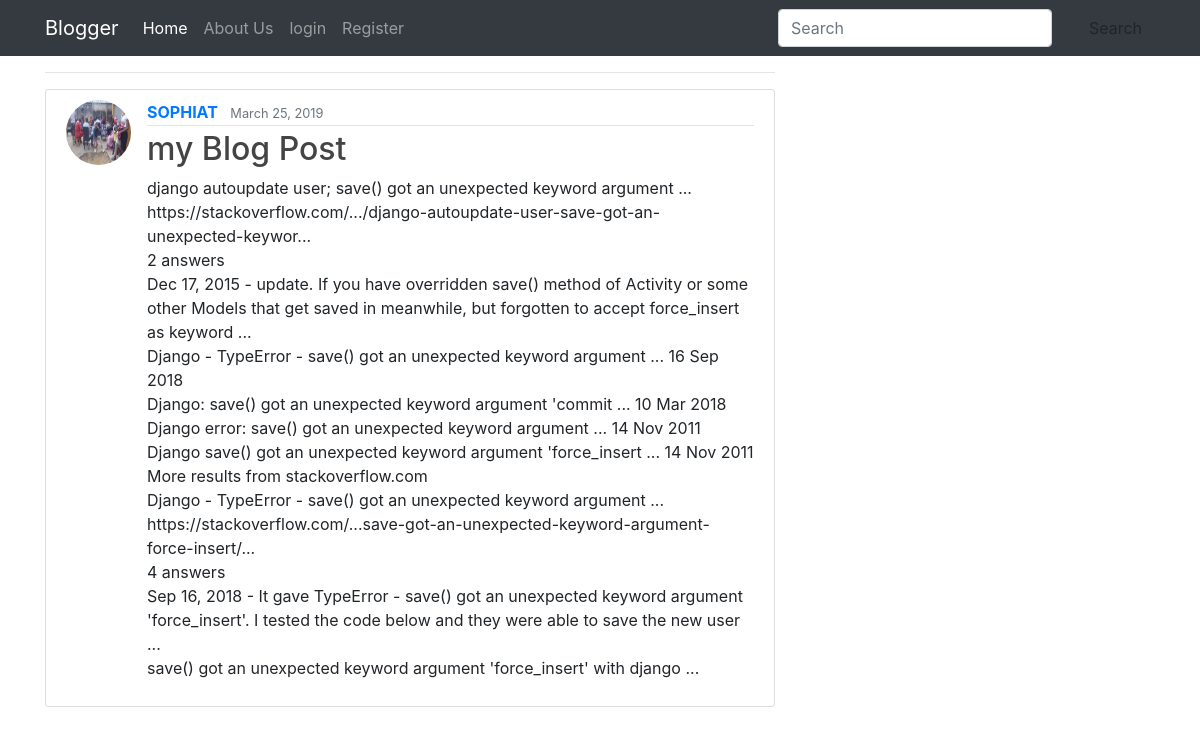
The page /post/10/ on the database its author committed.
### blog/models.py (models this page shows, shortened)
class Post(models.Model):
    author = models.ForeignKey(User,on_delete=models.CASCADE)
    title= models.CharField(max_length=200)
    content = models.TextField()
    date_posted = models.DateTimeField(default=timezone.now)
    last_modified = models.DateTimeField(auto_now=True)

### users/models.py (models this page shows, shortened)
class Profile(models.Model):
    user = models.OneToOneField(User,on_delete=models.CASCADE)
    bio = models.CharField(max_length=200)
    profile_pic = models.ImageField(default='default.jpg', upload_to = 'profile_pics')

### blog/views.py (the view)
# urls.py: path('post/<int:pk>/', views.PostDetailView.as_view() , name='post_detail'),
class PostDetailView(DetailView):
    model = Post

### blog/templates/blog/post_detail.html (shortened to what this page needs)
{% extends 'base.html' %}
{% block content %}
<hr>
<article class="media content-section">
  <img class="rounded-circle article-img" src="{{ object.author.profile.profile_pic.url }}">
  <div class="media-body">
    <div class="article-metadata">
      <a class="mr-2" href="#"><strong>{{ object.author|upper }}</strong></a>
      <small class="text-muted">{{ object.date_posted|date:"F d, Y" }}</small>
    </div>
    <h2 class="article-title">{{ object.title }}</h2>
    <p class="article-content">{{ object.content }}</p>
  </div>
</article>
{% endblock content%}

### static/css/main.css (style rules this page uses)
body { background: #fafafa; color: #333333; }
h1, h2, h3, h4, h5, h6 { color: #444444; }
.content-section { background: #ffffff; padding: 10px 20px; border: 1px solid #dddddd; border-radius: 3px; margin-bottom: 20px; }
.article-title { color: #444444; }
.article-content { white-space: pre-line; }
.article-img { height: 65px; width: 65px; margin-right: 16px; }
.article-metadata { padding-bottom: 1px; margin-bottom: 4px; border-bottom: 1px solid #e3e3e3 }

### rows shown on the page
Post: author.profile.profile_pic (picture), author "SOPHIAT", date_posted "March 25, 2019", title "my Blog Post", content "django autoupdate user; save() got an unexpected keyword argument ... https://stackoverflow.com/.../django-autoupdate-user-save-got-an-unexpected-keywor... 2 answers Dec 17, 2015 - update. If you have overridden save() method of Activity or some other Models that get saved in meanwhile, but forgotten to accept force_insert as keyword ... Django - TypeError - save() got an unexpected keyword argument ... 16 Sep 2018 Django: save() got an unexpected keyword argument 'commit ... 10 Mar 2018 Django error: save() got an unexpected keyword argument ... 14 Nov 2011 Django save() got an unexpected keyword argument 'force_insert ... 14 Nov 2011 More results from stackoverflow.com Django - TypeError…"
